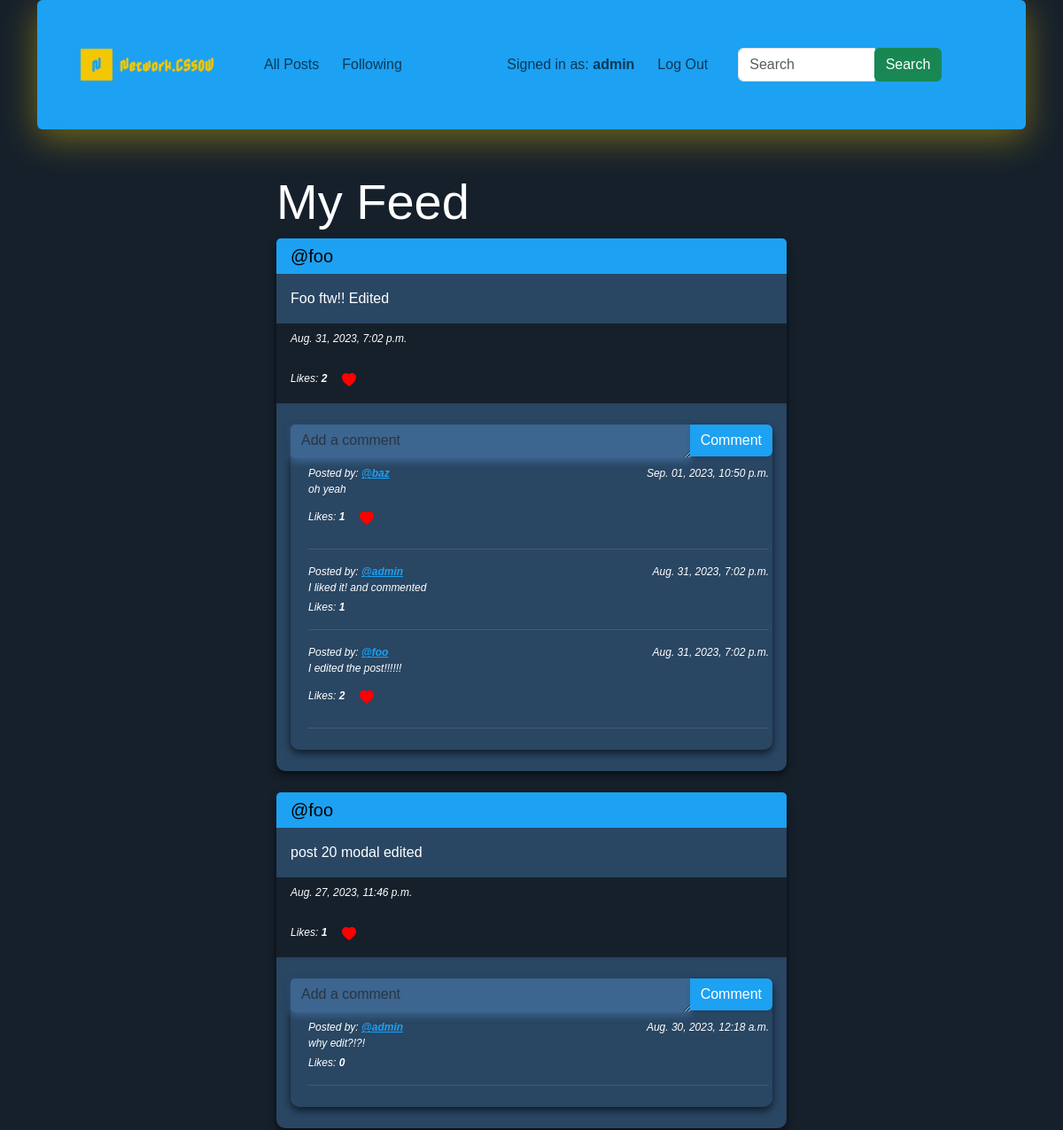
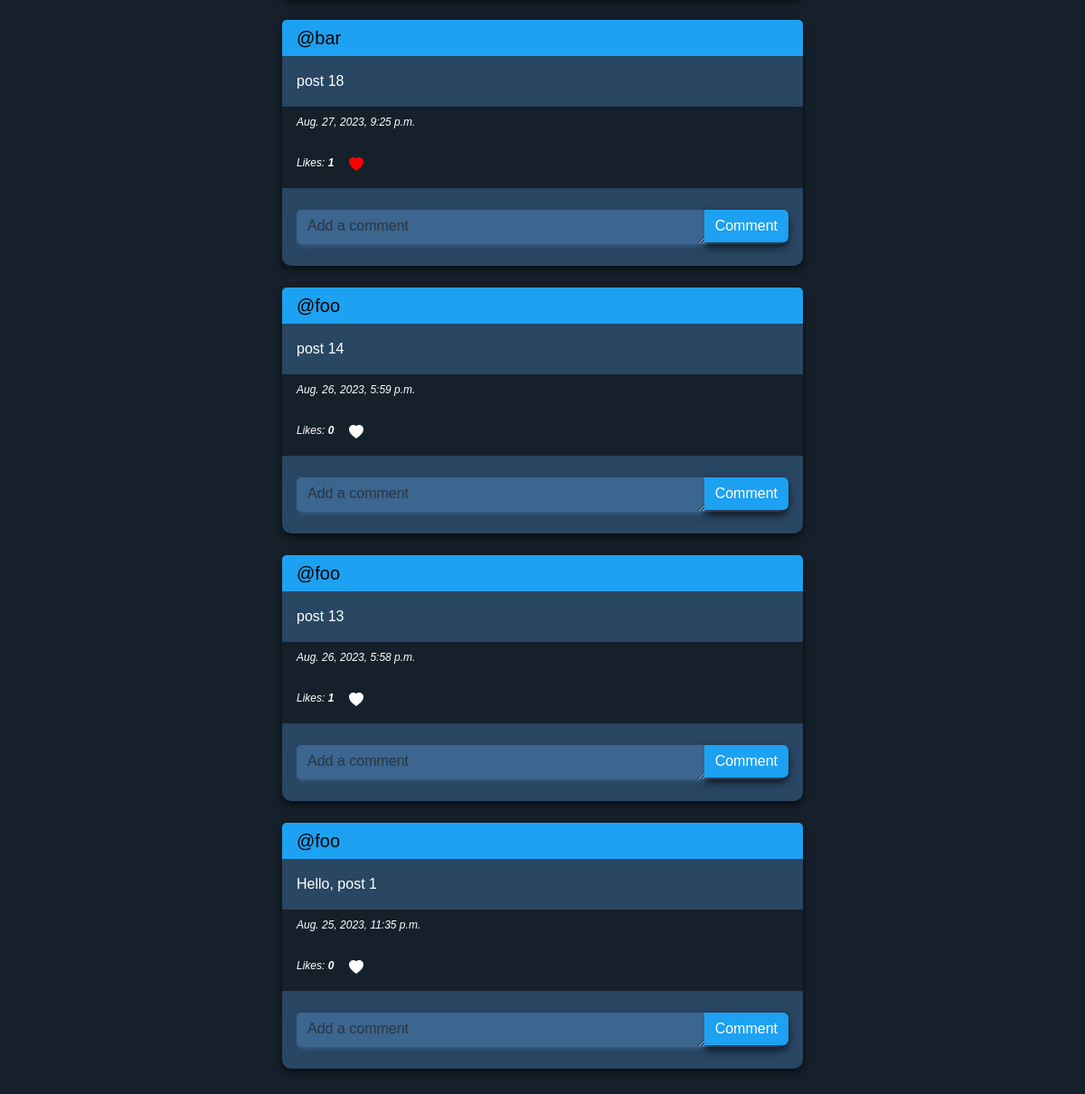
The page /following (signed in) on the database its author committed (2 pictures, top to bottom).
### network/models.py (models this page shows, shortened)
class User(AbstractUser):
    pass

class Post(models.Model):
    creator = models.ForeignKey(User, on_delete=models.CASCADE, blank=True, null=True, related_name="user")
    content = models.CharField(max_length=200)
    created_at = models.DateTimeField(auto_now_add=True)

class Comment(models.Model):
    author = models.ForeignKey(User, on_delete=models.CASCADE, blank=True, null=True, related_name="userComment")
    post = models.ForeignKey(Post, on_delete=models.CASCADE, blank=True, null=True, related_name="postComment")
    message = models.CharField(max_length=200)
    created_at = models.DateTimeField(default=timezone.now)
    likes = models.ManyToManyField(User, related_name="likedComments", through=CommentLike)

### network/views.py (the view)
# urls.py: path("following", views.following, name="following"),
def following(request):
    current_user = User.objects.get(pk=request.user.id)
    followingPeople = Follow.objects.filter(user=current_user)
    allPosts = Post.objects.all().order_by("id").reverse()
    followingPosts = []
    whoYouLikedPosts = []
    whoYouLikedComments = []
    if request.user.is_authenticated:
        post_likes = Like.objects.filter(user=request.user)
        whoYouLikedPosts = [like.post.id for like in post_likes]
        comment_likes = CommentLike.objects.filter(user=request.user)
        whoYouLikedComments = [like.comment.id for like in comment_likes]
    for post in allPosts:
        for person in followingPeople:
            if person.user_follower == post.creator:
                followingPosts.append(post)
    paginator = Paginator(followingPosts, 10)
    page_number = request.GET.get("page")
    pagePosts = paginator.get_page(page_number)
    return render(request, "network/following.html", {
        "pagePosts": pagePosts,
        "whoYouLiked": whoYouLikedPosts,
        "whoYouLikedComments": whoYouLikedComments,
    })

### network/templates/network/following.html (shortened to what this page needs)
{% extends "network/layout.html" %}
{% block body %}
    <div class="container col-6 mt-5">
        <h2 class="display-4">My Feed</h2>
    </div>
<div class="container col-6">
    {% for post in pagePosts %}
        <div class="card mt-2 mb-4">
            <h5 class="card-header">
                <a href="{% url 'profile' user_id=post.creator.id %}" style="text-decoration: none;">@{{ post.creator }}</a>
            </h5>
            <div class="card-body">
                <p class="card-text" id="content{{ post.id }}">
                    {{ post.content }}
                </p>
            </div>
            <div class="card-footer">
                <small class="text-muted-custom">{{ post.created_at }}</small><br>
                Likes: <span id="likes-count-{{ post.id }}" class="likes-count{{ post.id }}"><strong>{{ post.postLike.count }}</strong></span>
                {% if user.is_authenticated %}
                    {% if user != post.creator %}
                        <a
                            onclick="postLike({{ post.id }}, {{ whoYouLiked|safe }})"
                            id="{{ post.id }}"
                            class="btn btn-link like-button {% if post.id in whoYouLiked %}liked{% endif %}"
                            data-liked="{% if post.id in whoYouLiked %}true{% else %}false{% endif %}"
                            data-who-you-liked="{{ whoYouLiked|safe }}"
                        >
                            <svg xmlns="http://www.w3.org/2000/svg" width="16" height="16" fill="currentColor" class="bi bi-heart-fill" viewBox="0 0 16 16">
                                <path fill-rule="evenodd" d="M8 1.314C12.438-3.248 23.534 4.735 8 15-7.534 4.736 3.562-3.248 8 1.314z"></path>
                            </svg>
                        </a>
                    {% endif %}
                {% endif %}
            </div>
            <div class="card-body">
                <div class="card content-center mt-2 mb-2">
                    <form action="{% url 'addComment' id=post.id %}" method="POST">
                        <div class="form-group">
                            <div class="input-group">
                                <textarea class="form-control" name="newComment" id="addComment" rows="1" placeholder="Add a comment"></textarea>
                                <button type="submit" class="input-group-append btn btn-primary shadow-sm">Comment</button>
                            </div>
                        </div>
                    </form>
                    <div class="container content-center m-2"
                        >
                        <div class="text-muted-custom">
                            {% for comment in post.postComment.all reversed %}
                                    <div class="d-flex w-100 justify-content-between">
                                        <small class="text-muted-custom">
                                            Posted by:
                                            <strong>
                                                <a href="{% url 'profile' user_id=comment.author.id %}"
                                                    class="comment-username">
                                                    @{{ comment.author }}
                                                </a>
                                            </strong>
                                        </small>
                                        <small class="text-muted-custom">{{ comment.created_at|date:'M. d, Y, P' }}</small>
                                    </div>
                                <p class="mb-1">{{ comment.message }}</p>
                                <small class="text-muted-custom">
                                    Likes: <span id="comment-likes-count-{{ comment.id }}" class="comment-likes-count{{ comment.id }}"><strong>{{ comment.likes.count }}</strong></span>
                                    {% if user.is_authenticated %}
                                        {% if user != comment.author %}
                                            <a
                                                onclick="commentLike({{ comment.id }})"
                                                id="comment-like-{{ comment.id }}"
                                                class="btn btn-link comment-like-button {% if comment.id in whoYouLikedComments %}liked{% endif %}"
                                                data-comment-liked="{% if comment.id in whoYouLikedComments %}true{% else %}false{% endif %}"
                                            >
                                                <svg xmlns="http://www.w3.org/2000/svg" width="16" height="16" fill="currentColor" class="bi bi-heart-fill" viewBox="0 0 16 16">
                                                    <path fill-rule="evenodd" d="M8 1.314C12.438-3.248 23.534 4.735 8 15-7.534 4.736 3.562-3.248 8 1.314z"></path>
                                                </svg>
                                            </a>
                                        {% endif %}
                                    {% endif %}
                                </small>
                                <hr class="hr-custom-style">
                            {% endfor %}
                        </div>
                    </div>
                </div>
            </div>
        </div>
    {% endfor %}
</div>
{% endblock %}

### network/templates/network/layout.html (shortened to what this page needs)
{% load static %}
<!DOCTYPE html>
<html lang="en">
    <head>
        <link href="https://cdn.jsdelivr.net/npm/bootstrap@5.3.1/dist/css/bootstrap.min.css" rel="stylesheet">
        <link href="{% static 'network/styles.css' %}" rel="stylesheet">
    </head>
    <body>
        <div class="container">
            <nav class="navbar sticky-top navbar-expand-lg rounded">
                <a class="navbar-brand mx-4" href="{% url 'index' %}">
                    <img src="{% static 'assets/logo/logo.png' %}" class="image-logo" alt="logo">
                </a>
                <div class="collapse navbar-collapse flex-nowrap" id="navbarNav">
                    <ul class="navbar-nav me-auto">
                        <li class="nav-item">
                            <a class="nav-link" href="{% url 'index' %}">All Posts</a>
                        </li>
                    {% if user.is_authenticated %}
                        <li class="nav-item">
                            <a class="nav-link" href="{% url 'following' %}">Following</a>
                        </li>
                    </ul>
                    <ul class="navbar-nav ms-auto">
                        <li class="nav-item">
                            <a class="nav-link" href="{% url 'profile' user_id=user.id %}">Signed in as: <strong>{{ user.username }}</strong></a>
                        </li>
                        <li class="nav-item">
                            <a class="nav-link" href="{% url 'logout' %}">Log Out</a>
                        </li>
                    {% endif %}
                    </ul>
                    <div class="navbar-text m-3 flex-nowrap">
                        <div class="input-group">
                            <input type="text" class="form-control" id="search-input" placeholder="Search" aria-label="Search" aria-describedby="search-button">
                            <div class="input-group-search-append">
                                <button class="btn btn-success" type="button" id="search-button">Search</button>
                            </div>
                        </div>
                    </div>
                </div>
            </nav>
        </div>
        {% block body %}
        {% endblock %}
</html>

### network/static/network/styles.css (style rules this page uses)
body { background-color: #15202b; color: white; font-family: Arial, sans-serif; }
.image-logo { width: 200px; height: auto; }
.card { background-color: #294663; color: white; border: none; border-radius: 10px; box-shadow: 0 4px 8px #0000009c; transition: transform 0.3s ease-in-out, box-shadow 0.3s ease-in-out; }
.card-header { background-color: #1da1f2; color: white; border-bottom: none; }
.card-header a { display: inline-block; color: black; transition: transform 0.4s ease-in-out; }
.card-footer { box-shadow: 0px 1px 3px rgba(0, 0, 0, 0.1); background-color: #15202b; color: white; border-top: none; font-size: 12px; font-style: italic; }
.hr-custom-style { color: #949aa0; }
textarea.form-control { background-color: #3c658f; color: white; border: none; border-radius: 5px; box-shadow: 0 4px 8px #3c658f; transition: transform 0.3s ease-in-out, box-shadow 0.3s ease-in-out; }
.navbar { background-color: #1da1f2; box-shadow: 0 10px 40px #f3c7026e; }
.navbar-brand { color: white; font-weight: bold; font-size: 1.5rem; }
.navbar-nav { display: flex; flex-direction: row; flex-wrap: nowrap; }
.navbar-nav .nav-item { white-space: nowrap; margin-right: 10px; }
.navbar-text { white-space: nowrap; }
.input-group #search-input { max-width: 50%; }
.btn-primary { background-color: #1da1f2; color: #fff; margin-bottom: auto; border: none; transition: background-color 0.3s ease-in-out; }
.btn-link { color: black }
.like-button { transition: transform 0.3s ease-in-out, color 0.3s ease-in-out; color: white; }
.liked { color: red; }
.text-muted-custom { color: white; font-size: 12px; font-style: italic; }
.text-muted-custom .comment-username { display: inline-block; color: #1da1f2; transition: transform 0.4s ease-in-out, color 0.4s ease-in-out; }

### rows shown on the page
User: username "admin"
Post: creator "foo", content "Foo ftw!! Edited", created_at "Aug. 31, 2023, 7:02 p.m.", postLike.count "2"
Comment: author "baz", created_at "Sep. 01, 2023, 10:50 p.m.", message "oh yeah", likes.count "1"
Comment: author "admin", created_at "Aug. 31, 2023, 7:02 p.m.", message "I liked it! and commented", likes.count "1"
Comment: author "foo", created_at "Aug. 31, 2023, 7:02 p.m.", message "I edited the post!!!!!!", likes.count "2"
Post: creator "foo", content "post 20 modal edited", created_at "Aug. 27, 2023, 11:46 p.m.", postLike.count "1"
Comment: author "admin", created_at "Aug. 30, 2023, 12:18 a.m.", message "why edit?!?!", likes.count "0"
Post: creator "bar", content "post 18", created_at "Aug. 27, 2023, 9:25 p.m.", postLike.count "1"
Post: creator "foo", content "post 14", created_at "Aug. 26, 2023, 5:59 p.m.", postLike.count "0"
Post: creator "foo", content "post 13", created_at "Aug. 26, 2023, 5:58 p.m.", postLike.count "1"
Post: creator "foo", content "Hello, post 1", created_at "Aug. 25, 2023, 11:35 p.m.", postLike.count "0"
